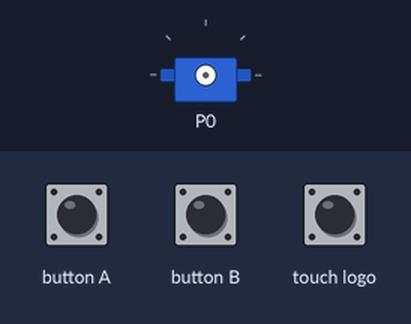
A program run on a simulated BBC micro:bit (MakeCode). Shown: servo. The inputs (shaded band) are chosen by the test bench.

Above: at 1.2 s.
1.3 s: button A pressed for 0.15 s
2.9 s: button B pressed for 0.15 s
At 3.9 s:
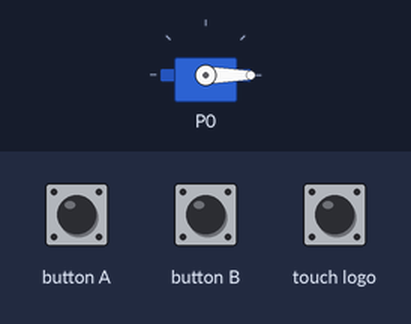
4.5 s: button A pressed for 1 s
At 5.1 s:
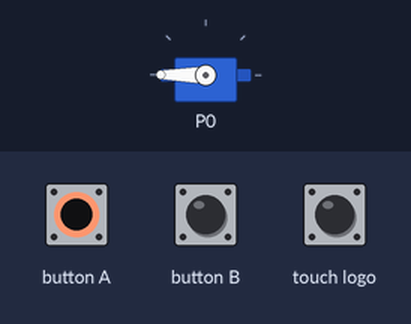
7.0 s: button B pressed for 1 s
At 7.8 s:
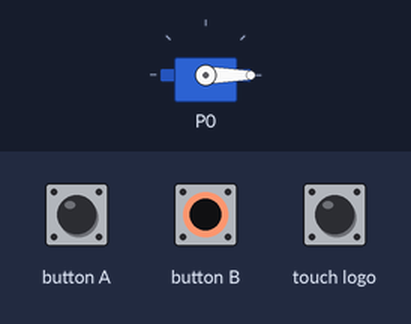
Timing chart, 0 to 10.0 s (numbered marks = the images above; inputs shaded):
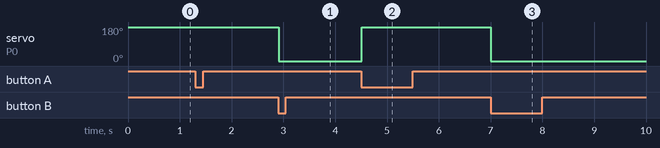

The program:

main.ts
```typescript
function TenracleAction () {
    servos.P0.run(100)
    basic.pause(4000)
    servos.P0.stop()
    basic.pause(1000)
    servos.P0.run(-100)
    basic.pause(4000)
    servos.P0.stop()
}
basic.forever(function () {
    while (input.buttonIsPressed(Button.A)) {
        servos.P0.run(100)
    }
    servos.P0.stop()
    while (input.buttonIsPressed(Button.B)) {
        servos.P0.run(-100)
    }
    servos.P0.stop()
    if (input.logoIsPressed() && input.soundLevel() > 128) {
        TenracleAction()
    }
})
```

test.ts
```typescript
// aquí va el archivo "tests"; esto no se compilará cuando este paquete se utilice como una extensión.
```

Measured:
- after the input at 2.9 s, servo on P0: 180° → 0° at once
- after the input at 4.5 s, servo on P0: 0° → 180° at once
- after the input at 7.0 s, servo on P0: 180° → 0° at once
